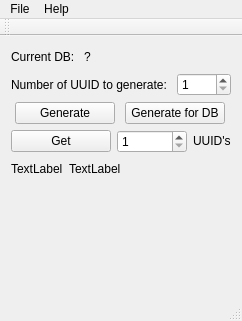
<?xml version="1.0" encoding="UTF-8"?>
<ui version="4.0">
 <class>UUIDerMainWindow</class>
 <widget class="QMainWindow" name="UUIDerMainWindow">
  <property name="geometry">
   <rect>
    <x>0</x>
    <y>0</y>
    <width>228</width>
    <height>321</height>
   </rect>
  </property>
  <property name="windowTitle">
   <string>UUIDer</string>
  </property>
  <widget class="QWidget" name="centralWidget">
   <layout class="QVBoxLayout" name="verticalLayout_2">
    <item>
     <layout class="QVBoxLayout" name="verticalLayout">
      <item>
       <layout class="QHBoxLayout" name="horizontalLayout_4">
        <item>
         <widget class="QLabel" name="Label_CurDBHeader">
          <property name="text">
           <string>Current DB: </string>
          </property>
         </widget>
        </item>
        <item>
         <widget class="QLabel" name="Label_CurDB">
          <property name="text">
           <string>?</string>
          </property>
         </widget>
        </item>
        <item>
         <spacer name="horizontalSpacer_2">
          <property name="orientation">
           <enum>Qt::Horizontal</enum>
          </property>
          <property name="sizeHint" stdset="0">
           <size>
            <width>40</width>
            <height>20</height>
           </size>
          </property>
         </spacer>
        </item>
       </layout>
      </item>
      <item>
       <layout class="QHBoxLayout" name="horizontalLayout">
        <item>
         <widget class="QLabel" name="label">
          <property name="sizePolicy">
           <sizepolicy hsizetype="Preferred" vsizetype="Preferred">
            <horstretch>0</horstretch>
            <verstretch>0</verstretch>
           </sizepolicy>
          </property>
          <property name="text">
           <string>Number of UUID to generate: </string>
          </property>
         </widget>
        </item>
        <item>
         <widget class="QSpinBox" name="SpinBox_NumUUIDToGen">
          <property name="sizePolicy">
           <sizepolicy hsizetype="Expanding" vsizetype="Fixed">
            <horstretch>0</horstretch>
            <verstretch>0</verstretch>
           </sizepolicy>
          </property>
          <property name="minimumSize">
           <size>
            <width>0</width>
            <height>0</height>
           </size>
          </property>
          <property name="baseSize">
           <size>
            <width>0</width>
            <height>0</height>
           </size>
          </property>
          <property name="minimum">
           <number>1</number>
          </property>
          <property name="maximum">
           <number>1000</number>
          </property>
         </widget>
        </item>
       </layout>
      </item>
      <item>
       <layout class="QHBoxLayout" name="horizontalLayout_5">
        <item>
         <widget class="QPushButton" name="Button_GenNewUUID">
          <property name="sizePolicy">
           <sizepolicy hsizetype="Fixed" vsizetype="Fixed">
            <horstretch>0</horstretch>
            <verstretch>0</verstretch>
           </sizepolicy>
          </property>
          <property name="minimumSize">
           <size>
            <width>100</width>
            <height>0</height>
           </size>
          </property>
          <property name="toolTip">
           <string>Generate some UUIDs.</string>
          </property>
          <property name="text">
           <string>Generate</string>
          </property>
         </widget>
        </item>
        <item>
         <widget class="QPushButton" name="Button_GenNewUUIDForDB">
          <property name="sizePolicy">
           <sizepolicy hsizetype="Fixed" vsizetype="Fixed">
            <horstretch>0</horstretch>
            <verstretch>0</verstretch>
           </sizepolicy>
          </property>
          <property name="minimumSize">
           <size>
            <width>100</width>
            <height>0</height>
           </size>
          </property>
          <property name="toolTip">
           <string>Generate UUID/s and store into current database.</string>
          </property>
          <property name="text">
           <string>Generate for DB</string>
          </property>
         </widget>
        </item>
       </layout>
      </item>
      <item>
       <layout class="QHBoxLayout" name="horizontalLayout_2">
        <item>
         <widget class="QPushButton" name="Button_GetUUIDs">
          <property name="sizePolicy">
           <sizepolicy hsizetype="Fixed" vsizetype="Fixed">
            <horstretch>0</horstretch>
            <verstretch>0</verstretch>
           </sizepolicy>
          </property>
          <property name="minimumSize">
           <size>
            <width>100</width>
            <height>0</height>
           </size>
          </property>
          <property name="toolTip">
           <string>Get UUID/s from the current database.</string>
          </property>
          <property name="whatsThis">
           <string/>
          </property>
          <property name="text">
           <string>Get</string>
          </property>
         </widget>
        </item>
        <item>
         <widget class="QSpinBox" name="SpinBox_NumUUIDToGet">
          <property name="sizePolicy">
           <sizepolicy hsizetype="Expanding" vsizetype="Fixed">
            <horstretch>0</horstretch>
            <verstretch>0</verstretch>
           </sizepolicy>
          </property>
          <property name="minimum">
           <number>1</number>
          </property>
          <property name="maximum">
           <number>50</number>
          </property>
         </widget>
        </item>
        <item>
         <widget class="QLabel" name="label_2">
          <property name="sizePolicy">
           <sizepolicy hsizetype="Preferred" vsizetype="Fixed">
            <horstretch>0</horstretch>
            <verstretch>0</verstretch>
           </sizepolicy>
          </property>
          <property name="text">
           <string>UUID's</string>
          </property>
         </widget>
        </item>
       </layout>
      </item>
      <item>
       <layout class="QHBoxLayout" name="horizontalLayout_3">
        <item>
         <widget class="QLabel" name="label_3">
          <property name="text">
           <string>TextLabel</string>
          </property>
         </widget>
        </item>
        <item>
         <widget class="QLabel" name="label_4">
          <property name="text">
           <string>TextLabel</string>
          </property>
         </widget>
        </item>
        <item>
         <spacer name="horizontalSpacer">
          <property name="orientation">
           <enum>Qt::Horizontal</enum>
          </property>
          <property name="sizeHint" stdset="0">
           <size>
            <width>40</width>
            <height>20</height>
           </size>
          </property>
         </spacer>
        </item>
       </layout>
      </item>
      <item>
       <spacer name="verticalSpacer">
        <property name="orientation">
         <enum>Qt::Vertical</enum>
        </property>
        <property name="sizeHint" stdset="0">
         <size>
          <width>20</width>
          <height>40</height>
         </size>
        </property>
       </spacer>
      </item>
     </layout>
    </item>
   </layout>
  </widget>
  <widget class="QMenuBar" name="menuBar">
   <property name="geometry">
    <rect>
     <x>0</x>
     <y>0</y>
     <width>228</width>
     <height>21</height>
    </rect>
   </property>
   <widget class="QMenu" name="menuFile">
    <property name="title">
     <string>File</string>
    </property>
    <addaction name="actionOpen_DB"/>
    <addaction name="actionNew"/>
   </widget>
   <widget class="QMenu" name="menuHelp">
    <property name="title">
     <string>Help</string>
    </property>
    <addaction name="action"/>
    <addaction name="separator"/>
    <addaction name="actionAbout"/>
   </widget>
   <addaction name="menuFile"/>
   <addaction name="menuHelp"/>
  </widget>
  <widget class="QToolBar" name="mainToolBar">
   <attribute name="toolBarArea">
    <enum>TopToolBarArea</enum>
   </attribute>
   <attribute name="toolBarBreak">
    <bool>false</bool>
   </attribute>
  </widget>
  <widget class="QStatusBar" name="statusBar"/>
  <action name="action">
   <property name="text">
    <string>???</string>
   </property>
  </action>
  <action name="actionAbout">
   <property name="text">
    <string>About</string>
   </property>
  </action>
  <action name="actionOpen_DB">
   <property name="text">
    <string>Open DB</string>
   </property>
  </action>
  <action name="actionNew">
   <property name="text">
    <string>New</string>
   </property>
  </action>
 </widget>
 <layoutdefault spacing="6" margin="11"/>
 <resources/>
 <connections/>
</ui>
